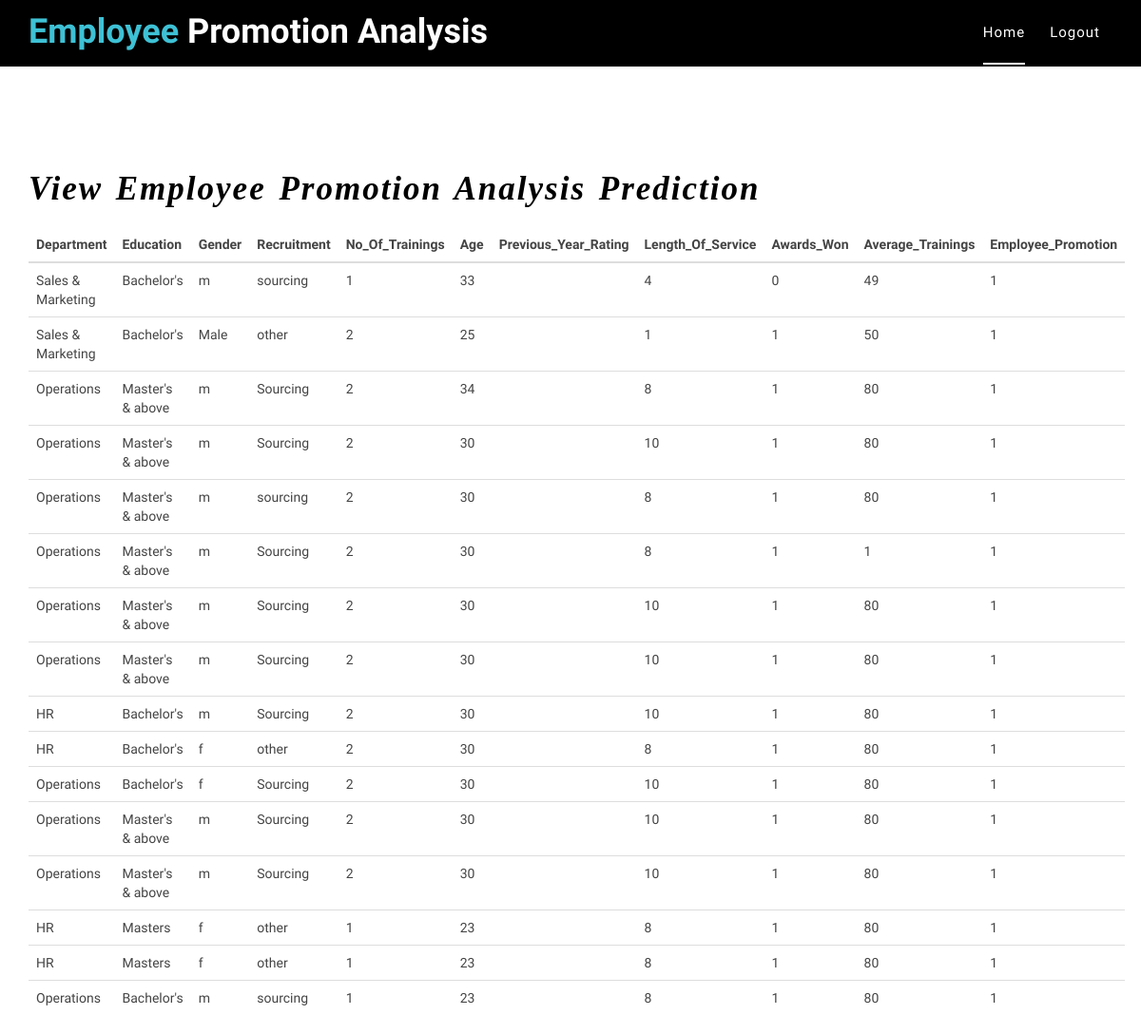
The page /adminhome on the database its author committed.
### Employee/models.py (models this page shows)
class EmployeePromotion(models.Model):
    Department=models.CharField(max_length=100)
    Education=models.CharField(max_length=100)
    Gender=models.CharField(max_length=100)
    Recruitment=models.CharField(max_length=100)
    No_Of_Trainings=models.IntegerField()
    Age=models.IntegerField()
    Previous_Year_Ratings=models.IntegerField()
    Length_Of_Service=models.IntegerField()
    Awards_Won=models.IntegerField()
    Average_Trainings=models.IntegerField()
    Employee_Promotion=models.IntegerField()

### Admin/views.py (the view)
# urls.py: path('adminhome',views.adminhome,name='adminhome')
def adminhome(request):
    emp=EmployeePromotion.objects.all()
    return render(request,"adminhome.html",{"emp":emp})

### templates/adminhome.html (shortened to what this page needs)
{% load static %}
<!doctype html>
<html lang="en">
<head>
  <link href="{% static 'lib/bootstrap/css/bootstrap.min.css' %}" rel="stylesheet">
  <link href="{% static 'lib/nivo-slider/css/nivo-slider.css' %}" rel="stylesheet">
  <link href="{% static 'lib/owlcarousel/owl.carousel.css' %}" rel="stylesheet">
  <link href="{% static 'lib/owlcarousel/owl.transitions.css' %}" rel="stylesheet">
  <link href="{% static 'lib/font-awesome/css/font-awesome.min.css' %}" rel="stylesheet">
  <link href="{% static 'lib/animate/animate.min.css' %}" rel="stylesheet">
  <link href="{% static 'lib/venobox/venobox.css' %}" rel="stylesheet">
  <link href="{% static 'css/nivo-slider-theme.css' %}" rel="stylesheet">
  <link href="{% static 'css/style.css' %}" rel="stylesheet">
  <link href="{% static 'css/responsive.css' %}" rel="stylesheet">
</head>
<body data-spy="scroll" data-target="#navbar-example">
  <header>
    <div id="sticker" class="header-area">
      <div class="container">
        <div class="row">
          <div class="col-md-12 col-sm-12">
            <nav class="navbar navbar-default">
              <div class="navbar-header">
                <a class="navbar-brand page-scroll sticky-logo" href="/">
                  <h1><span>Employee </span>Promotion Analysis</h1>
								</a>
              </div>
              <div class="collapse navbar-collapse main-menu bs-example-navbar-collapse-1" id="navbar-example">
                <ul class="nav navbar-nav navbar-right">
                  <li class="active">
                    <a class="page-scroll" href="adminhome">Home</a>
                  </li>
                  <li>
                    <a class="page-scroll" href="logout">Logout</a>
                  </li>
                </ul>
              </div>
            </nav>
          </div>
        </div>
      </div>
    </div>
  </header>
<br><br><br><br><br><br><br>
<div class="contact">
    <div class="container">
       <div class="row">
           <div class="col-md-12">
                <div class="titlepage text_align_center">
                   <h1 style="text-transform: capitalize;
                   color:black;
                   font-family: Cambria, Cochin, Georgia, Times, 'Times New Roman', serif;
                   font-style: italic;
                   font-weight: bold;
                   letter-spacing: 2px;
                   word-spacing: 3px;
                   font-size: 35px;
                   margin-top: 20px;">View Employee Promotion Analysis Prediction</h1>
                </div>
             </div>
       </div>
       <div class="row">
          <div class="col-md-12">
             <table class="table">
               <thead class="thead-light">
                 <tr>
                   <th scope="col">Department</th>
                   <th scope="col">Education</th>
                   <th scope="col">Gender</th>
                   <th scope="col">Recruitment</th>
                   <th scope="col">No_Of_Trainings</th>
                   <th scope="col">Age</th>
                   <th scope="col">Previous_Year_Rating</th>
                   <th scope="col">Length_Of_Service</th>
                   <th scope="col">Awards_Won</th>
                   <th scope="col">Average_Trainings</th>
                   <th scope="col">Employee_Promotion</th>
                 </tr>
               </thead>
               <tbody>
                   {% for i in emp %}
                 <tr>
                   <td>{{i.Department}}</td>
                   <td>{{i.Education}}</td>
                   <td>{{i.Gender}}</td>
                   <td>{{i.Recruitment}}</td>
                   <td>{{i.No_Of_Trainings}}</td>
                   <td>{{i.Age}}</td>
                   <td>{{i.Previous_Year_Rating}}</td>
                   <td>{{i.Length_Of_Service}}</td>
                   <td>{{i.Awards_Won}}</td>
                   <td>{{i.Average_Trainings}}</td>
                   <td>{{i.Employee_Promotion}}</td>
                 </tr>
                 {% endfor %}
               </tbody>
             </table>
          </div>
       </div>
    </div>
 </div>
</body>
</html>

### static/css/style.css (style rules this page uses)
html, body { height: 100%; }
h1, h2, h3, h4, h5, h6 { font-family: 'Raleway', sans-serif; margin: 0 0 15px; color: #444; font-weight: 500; }
h1 { font-size: 48px; line-height: 50px; }
a { transition: all 0.3s ease 0s; text-decoration: none; }
body { background: #fff none repeat scroll 0 0; color: #444; font-family: 'Open Sans', sans-serif; font-size: 14px; text-align: left; overflow-x: hidden; line-height: 22px; }
ul { list-style: outside none none; margin: 0; padding: 0; }
.header-area { position: absolute; top: 0; left: 0; width: 100%; height: auto; background: black; z-index: 9; }
.navbar-header a.navbar-brand { display: inline-block; height: 70px; padding: 15px 0; }
.main-menu ul.navbar-nav li { display: inline-block; padding: 0px 13px; }
.main-menu ul.navbar-nav li a { background: rgba(0, 0, 0, 0) none repeat scroll 0 0; color: #fff; font-size: 15px; font-weight: 500; padding: 24px 0px; text-transform: capitalize; letter-spacing: 1px; }
.main-menu ul.navbar-nav li.active > a::after { border: 1px solid #fff; bottom: 0px; content: ""; left: 0; position: absolute; width: 100%; }
.main-menu ul.navbar-nav li.active a { background: rgba(0, 0, 0, 0) none repeat scroll 0 0; color: #fff; position: relative; }
.navbar { border: medium none; margin-bottom: 0; }
.navbar-default { background: rgba(0, 0, 0, 0) none repeat scroll 0 0; }
.sticky-logo h1 { color: #fff; padding: 0; margin: 0; font-size: 36px; font-weight: bold; line-height: 1; }
.sticky-logo h1 span { color: #3ec1d5; }
.table { width: 100%; height: 100%; display: table; }

### rows shown on the page
EmployeePromotion: Department "Sales & Marketing", Education "Bachelor's", Gender "m", Recruitment "sourcing", No_Of_Trainings "1", Age "33", Length_Of_Service "4", Awards_Won "0", Average_Trainings "49", Employee_Promotion "1"
EmployeePromotion: Department "Sales & Marketing", Education "Bachelor's", Gender "Male", Recruitment "other", No_Of_Trainings "2", Age "25", Length_Of_Service "1", Awards_Won "1", Average_Trainings "50", Employee_Promotion "1"
EmployeePromotion: Department "Operations", Education "Master's & above", Gender "m", Recruitment "Sourcing", No_Of_Trainings "2", Age "34", Length_Of_Service "8", Awards_Won "1", Average_Trainings "80", Employee_Promotion "1"
EmployeePromotion: Department "Operations", Education "Master's & above", Gender "m", Recruitment "Sourcing", No_Of_Trainings "2", Age "30", Length_Of_Service "10", Awards_Won "1", Average_Trainings "80", Employee_Promotion "1"
EmployeePromotion: Department "Operations", Education "Master's & above", Gender "m", Recruitment "sourcing", No_Of_Trainings "2", Age "30", Length_Of_Service "8", Awards_Won "1", Average_Trainings "80", Employee_Promotion "1"
EmployeePromotion: Department "Operations", Education "Master's & above", Gender "m", Recruitment "Sourcing", No_Of_Trainings "2", Age "30", Length_Of_Service "8", Awards_Won "1", Average_Trainings "1", Employee_Promotion "1"
EmployeePromotion: Department "Operations", Education "Master's & above", Gender "m", Recruitment "Sourcing", No_Of_Trainings "2", Age "30", Length_Of_Service "10", Awards_Won "1", Average_Trainings "80", Employee_Promotion "1"
EmployeePromotion: Department "Operations", Education "Master's & above", Gender "m", Recruitment "Sourcing", No_Of_Trainings "2", Age "30", Length_Of_Service "10", Awards_Won "1", Average_Trainings "80", Employee_Promotion "1"
EmployeePromotion: Department "HR", Education "Bachelor's", Gender "m", Recruitment "Sourcing", No_Of_Trainings "2", Age "30", Length_Of_Service "10", Awards_Won "1", Average_Trainings "80", Employee_Promotion "1"
EmployeePromotion: Department "HR", Education "Bachelor's", Gender "f", Recruitment "other", No_Of_Trainings "2", Age "30", Length_Of_Service "8", Awards_Won "1", Average_Trainings "80", Employee_Promotion "1"
EmployeePromotion: Department "Operations", Education "Bachelor's", Gender "f", Recruitment "Sourcing", No_Of_Trainings "2", Age "30", Length_Of_Service "10", Awards_Won "1", Average_Trainings "80", Employee_Promotion "1"
EmployeePromotion: Department "Operations", Education "Master's & above", Gender "m", Recruitment "Sourcing", No_Of_Trainings "2", Age "30", Length_Of_Service "10", Awards_Won "1", Average_Trainings "80", Employee_Promotion "1"
EmployeePromotion: Department "Operations", Education "Master's & above", Gender "m", Recruitment "Sourcing", No_Of_Trainings "2", Age "30", Length_Of_Service "10", Awards_Won "1", Average_Trainings "80", Employee_Promotion "1"
EmployeePromotion: Department "HR", Education "Masters", Gender "f", Recruitment "other", No_Of_Trainings "1", Age "23", Length_Of_Service "8", Awards_Won "1", Average_Trainings "80", Employee_Promotion "1"
EmployeePromotion: Department "HR", Education "Masters", Gender "f", Recruitment "other", No_Of_Trainings "1", Age "23", Length_Of_Service "8", Awards_Won "1", Average_Trainings "80", Employee_Promotion "1"
EmployeePromotion: Department "Operations", Education "Bachelor's", Gender "m", Recruitment "sourcing", No_Of_Trainings "1", Age "23", Length_Of_Service "8", Awards_Won "1", Average_Trainings "80", Employee_Promotion "1"
